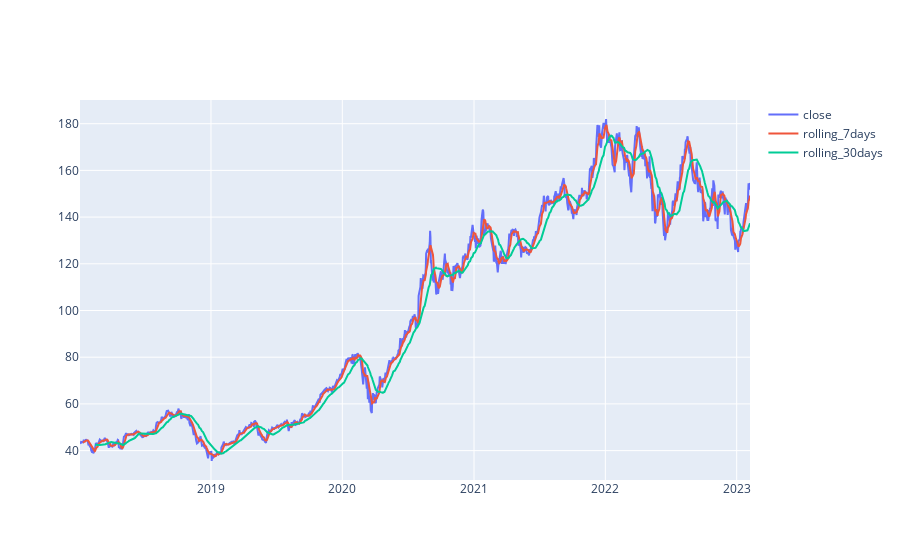

The notebook cell saved with this chart:
### Code cell
import plotly.graph_objects as go

fig = go.Figure()
fig.add_trace(go.Scatter(x=close.index, y=close.values,
                    mode='lines',
                    name='close'))
fig.add_trace(go.Scatter(x=rolling_7days.index, y=rolling_7days.values,
                    mode='lines',
                    name='rolling_7days'))
fig.add_trace(go.Scatter(x=rolling_30days.index, y=rolling_30days.values,
                    mode='lines',
                    name='rolling_30days'))

fig.show()

# 이동평균 시간을 늘리면 늘릴수록 좀 더 smooth해짐!
# 주식에서 이동평균선을 많이 씀
# 빠른선, 느린선..흠.. 갑자기 높은 값 영향...물어보기..뭐가 더 민감?!
# 빠른선, 느린선(7일선, 30일선) >> 빠른선이 느린선을 돌파할때, 느린선이 빠른선을 돌파할때..상승세..하락세.. 이거 좀 더 알아보기!!

### Figure 1 — Plotly figure (JSON) as saved in the notebook; plotly's stock layout.template omitted (floating-point values rounded to 4 significant figures; data arrays with more than 128 entries replaced by an {"elided": "..."} marker saying what was removed)
{"data": [{"mode": "lines", "name": "close", "type": "scatter", "x": {"elided": "1284 str values"}, "y": {"elided": "1284 float values"}}, {"mode": "lines", "name": "rolling_7days", "type": "scatter", "x": {"elided": "1284 str values"}, "y": {"elided": "1284 float values"}}, {"mode": "lines", "name": "rolling_30days", "type": "scatter", "x": {"elided": "1284 str values"}, "y": {"elided": "1284 float values"}}], "layout": {"autosize": true, "xaxis": {"autorange": true, "range": ["2018-01-02", "2023-02-07"], "type": "date"}, "yaxis": {"autorange": true, "range": [27.41, 190.1], "type": "linear"}}}
